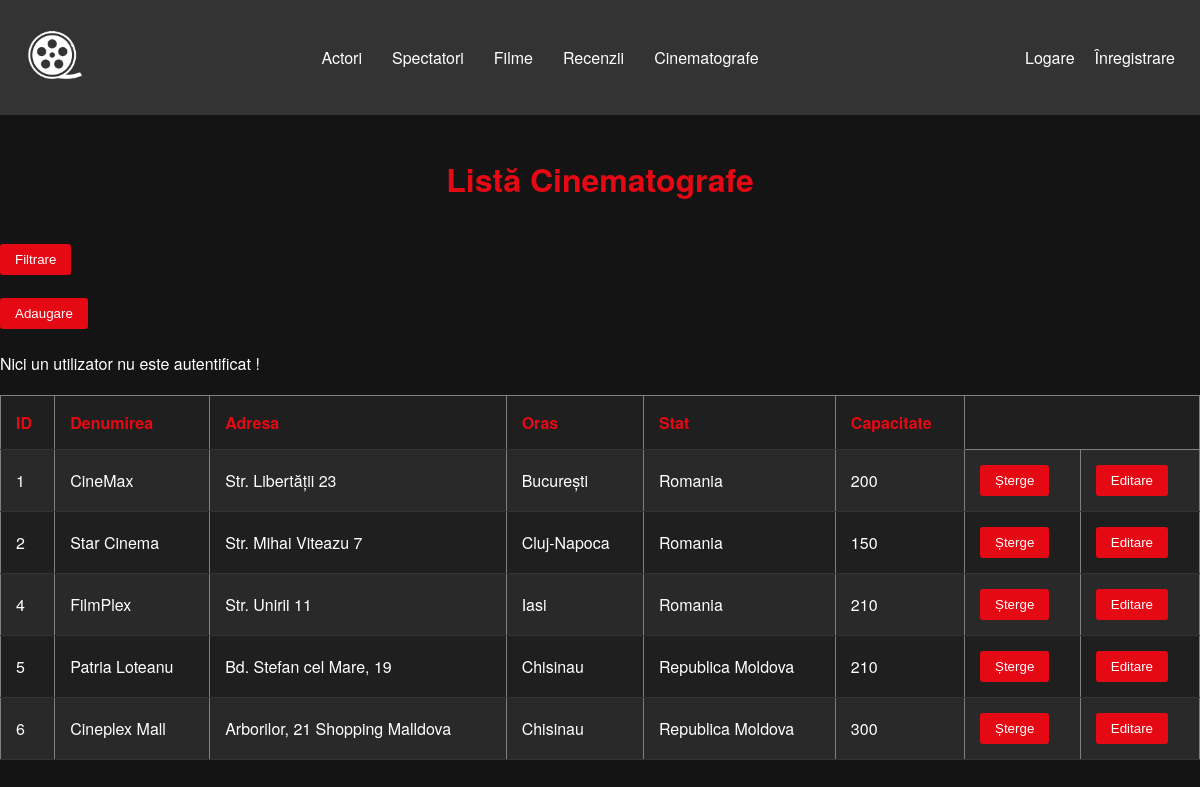
The page /afisare_cinematografe.php on the database its author committed.
### tables this page shows
CREATE TABLE `cinematografe` (
  `ID_cinematograf` int(11) NOT NULL,
  `Denumirea` varchar(30) NOT NULL,
  `Adresa` varchar(50) NOT NULL,
  `Oras` varchar(30) NOT NULL,
  `Stat` varchar(30) NOT NULL,
  `Capacitate` int(11) NOT NULL
);

### afisare_cinematografe.php (the view, shortened to what this page needs)
<!DOCTYPE html>
<html>
<head>
</head>
<body>
    <div class="navbar">
    <div class="logo">
      <img src="img/logo.png" alt="Logo">
    </div>
    <div class="menu">
      <a href="afisare_actori.php">Actori</a>
      <a href="afisare_spectatori.php">Spectatori</a>
      <a href="afisare_filme.php">Filme</a>
      <a href="afisare_recenzii.php">Recenzii</a>
      <a href="afisare_cinematografe.php">Cinematografe</a>
    </div>
    <div class="auth">
      <a href="log.html">Logare</a>
      <a href="inregistrare.html">Înregistrare</a>
    </div>
  </div>
    <h1>Listă Cinematografe</h1>
    <table border="1">
        <tr>
            <th>ID</th>
            <th>Denumirea</th>
            <th>Adresa</th>
            <th>Oras</th>
            <th>Stat</th>
            <th>Capacitate</th>
        </tr>
        <?php
        $servername = "localhost";
        $username = "root";
        $password = "";
        $database = "cinematograf";
        $conn = new mysqli($servername, $username, $password, $database);
        $sql = "SELECT * FROM cinematografe";
        $result = $conn->query($sql);
        if ($result->num_rows > 0) {
            while ($row = $result->fetch_assoc()) {
                echo "<tr>";
                echo "<td>" . $row["ID_cinematograf"] . "</td>";
                echo "<td>" . $row["Denumirea"] . "</td>";
                echo "<td>" . $row["Adresa"] . "</td>";
                echo "<td>" . $row["Oras"] . "</td>";
                echo "<td>" . $row["Stat"] . "</td>";
                echo "<td>" . $row["Capacitate"] . "</td>";
                echo "<td>
                        <form method='post' action='stergere_cinematografe.php'>
                            <input type='hidden' name='cinematograf_id' value='" . $row["ID_cinematograf"] . "'>
                            <input type='submit' value='Șterge'>
                        </form>
                      </td>";
                      echo "<td>
                        <form method='post' action='edit_cinematografe.php'>
                            <input type='hidden' name='id_cinematograf' value='" . $row["ID_cinematograf"] . "'>
                            <input type='submit' value='Editare'>
                        </form>
                      </td>";
                echo "</tr>";
            }
            echo "<form method='post' action='filtrare_cinematografe.php'>
                            <form method='post' action='filtrare_cinematografe.php'>
                            <input type='submit' value='Filtrare'>"."<br>"."<br>";
                            echo "<form method='post' action='adaugare_actori.php'>
                            <form method='post' action='adaugare_actori.php'>
                            <input type='submit' value='Adaugare'>"."<br>"."<br>";
        }
        ?>
    </table>
</body>
</html>

### afisare_cinematografe.php (style rules this page uses)
body { font-family: 'Helvetica Neue', Helvetica, Arial, sans-serif; background-color: #141414; color: #fff; margin: 0; padding: 0; }
h1 { color: #e50914; text-align: center; padding: 20px 0; }
table { width: 100%; border-collapse: collapse; margin-top: 20px; background-color: #1f1f1f; color: #fff; }
th, td { padding: 15px; text-align: left; border-bottom: 1px solid #333; }
th { background-color: #1f1f1f; color: #e50914; }
tr:nth-child(even) { background-color: #292929; }
img { max-width: 80px; max-height: 80px; border-radius: 5px; }
form { display: inline-block; }
input[type="submit"] { background-color: #e50914; color: #fff; padding: 8px 15px; border: none; border-radius: 3px; cursor: pointer; }
.navbar { display: flex; justify-content: space-between; align-items: center; padding: 15px; background-color: #333; color: white; }
.logo { width: 50px; }
.menu { display: flex; justify-content: center; align-items: center; }
.menu a { text-decoration: none; color: white; margin: 0 15px; }
.auth { display: flex; align-items: center; }
.auth a { text-decoration: none; color: white; margin: 0 10px; }

### rows shown on the page
cinematografe: ID_cinematograf "1", Denumirea "CineMax", Adresa "Str. Libertății 23", Oras "București", Stat "Romania", Capacitate "200"
cinematografe: ID_cinematograf "2", Denumirea "Star Cinema", Adresa "Str. Mihai Viteazu 7", Oras "Cluj-Napoca", Stat "Romania", Capacitate "150"
cinematografe: ID_cinematograf "4", Denumirea "FilmPlex", Adresa "Str. Unirii 11", Oras "Iasi", Stat "Romania", Capacitate "210"
cinematografe: ID_cinematograf "5", Denumirea "Patria Loteanu", Adresa "Bd. Stefan cel Mare, 19", Oras "Chisinau", Stat "Republica Moldova", Capacitate "210"
cinematografe: ID_cinematograf "6", Denumirea "Cineplex Mall", Adresa "Arborilor, 21 Shopping Malldova", Oras "Chisinau", Stat "Republica Moldova", Capacitate "300"
